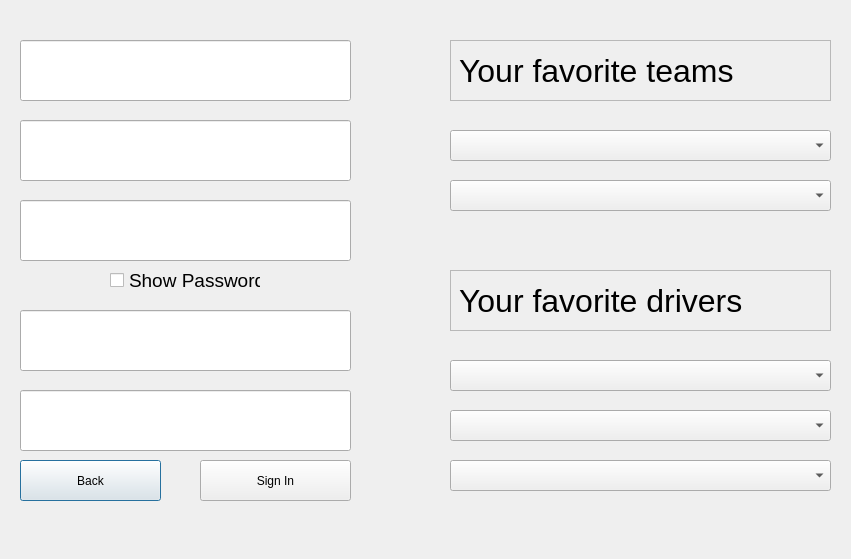
<?xml version="1.0" encoding="UTF-8"?>
<ui version="4.0">
 <class>SignInPage</class>
 <widget class="QDialog" name="SignInPage">
  <property name="geometry">
   <rect>
    <x>0</x>
    <y>0</y>
    <width>851</width>
    <height>559</height>
   </rect>
  </property>
  <property name="windowTitle">
   <string>Dialog</string>
  </property>
  <widget class="QPushButton" name="back">
   <property name="geometry">
    <rect>
     <x>20</x>
     <y>460</y>
     <width>141</width>
     <height>41</height>
    </rect>
   </property>
   <property name="text">
    <string>Back</string>
   </property>
  </widget>
  <widget class="QPushButton" name="SignIn">
   <property name="geometry">
    <rect>
     <x>200</x>
     <y>460</y>
     <width>151</width>
     <height>41</height>
    </rect>
   </property>
   <property name="text">
    <string>Sign In</string>
   </property>
  </widget>
  <widget class="QLabel" name="label">
   <property name="geometry">
    <rect>
     <x>450</x>
     <y>40</y>
     <width>381</width>
     <height>61</height>
    </rect>
   </property>
   <property name="font">
    <font>
     <pointsize>24</pointsize>
    </font>
   </property>
   <property name="frameShape">
    <enum>QFrame::StyledPanel</enum>
   </property>
   <property name="text">
    <string>Your favorite teams</string>
   </property>
  </widget>
  <widget class="QComboBox" name="comboBox">
   <property name="geometry">
    <rect>
     <x>450</x>
     <y>130</y>
     <width>381</width>
     <height>31</height>
    </rect>
   </property>
  </widget>
  <widget class="QComboBox" name="comboBox_2">
   <property name="geometry">
    <rect>
     <x>450</x>
     <y>180</y>
     <width>381</width>
     <height>31</height>
    </rect>
   </property>
  </widget>
  <widget class="QLabel" name="label_2">
   <property name="geometry">
    <rect>
     <x>450</x>
     <y>270</y>
     <width>381</width>
     <height>61</height>
    </rect>
   </property>
   <property name="font">
    <font>
     <pointsize>24</pointsize>
    </font>
   </property>
   <property name="frameShape">
    <enum>QFrame::StyledPanel</enum>
   </property>
   <property name="text">
    <string>Your favorite drivers</string>
   </property>
  </widget>
  <widget class="QComboBox" name="comboBox_3">
   <property name="geometry">
    <rect>
     <x>450</x>
     <y>360</y>
     <width>381</width>
     <height>31</height>
    </rect>
   </property>
  </widget>
  <widget class="QComboBox" name="comboBox_4">
   <property name="geometry">
    <rect>
     <x>450</x>
     <y>410</y>
     <width>381</width>
     <height>31</height>
    </rect>
   </property>
  </widget>
  <widget class="QComboBox" name="comboBox_5">
   <property name="geometry">
    <rect>
     <x>450</x>
     <y>460</y>
     <width>381</width>
     <height>31</height>
    </rect>
   </property>
  </widget>
  <widget class="QLineEdit" name="lineEdit_user">
   <property name="geometry">
    <rect>
     <x>20</x>
     <y>40</y>
     <width>331</width>
     <height>61</height>
    </rect>
   </property>
   <property name="text">
    <string/>
   </property>
  </widget>
  <widget class="QLineEdit" name="lineEdit_pass">
   <property name="geometry">
    <rect>
     <x>20</x>
     <y>120</y>
     <width>331</width>
     <height>61</height>
    </rect>
   </property>
   <property name="text">
    <string/>
   </property>
   <property name="echoMode">
    <enum>QLineEdit::Password</enum>
   </property>
  </widget>
  <widget class="QLineEdit" name="lineEdit_cpass">
   <property name="geometry">
    <rect>
     <x>20</x>
     <y>200</y>
     <width>331</width>
     <height>61</height>
    </rect>
   </property>
   <property name="text">
    <string/>
   </property>
   <property name="echoMode">
    <enum>QLineEdit::Password</enum>
   </property>
  </widget>
  <widget class="QLineEdit" name="lineEdit_mail">
   <property name="geometry">
    <rect>
     <x>20</x>
     <y>310</y>
     <width>331</width>
     <height>61</height>
    </rect>
   </property>
   <property name="text">
    <string/>
   </property>
  </widget>
  <widget class="QLineEdit" name="lineEdit_tele">
   <property name="geometry">
    <rect>
     <x>20</x>
     <y>390</y>
     <width>331</width>
     <height>61</height>
    </rect>
   </property>
   <property name="text">
    <string/>
   </property>
  </widget>
  <widget class="QCheckBox" name="checkBox">
   <property name="geometry">
    <rect>
     <x>110</x>
     <y>270</y>
     <width>151</width>
     <height>21</height>
    </rect>
   </property>
   <property name="font">
    <font>
     <pointsize>14</pointsize>
    </font>
   </property>
   <property name="text">
    <string>Show Password</string>
   </property>
  </widget>
 </widget>
 <resources/>
 <connections/>
</ui>
